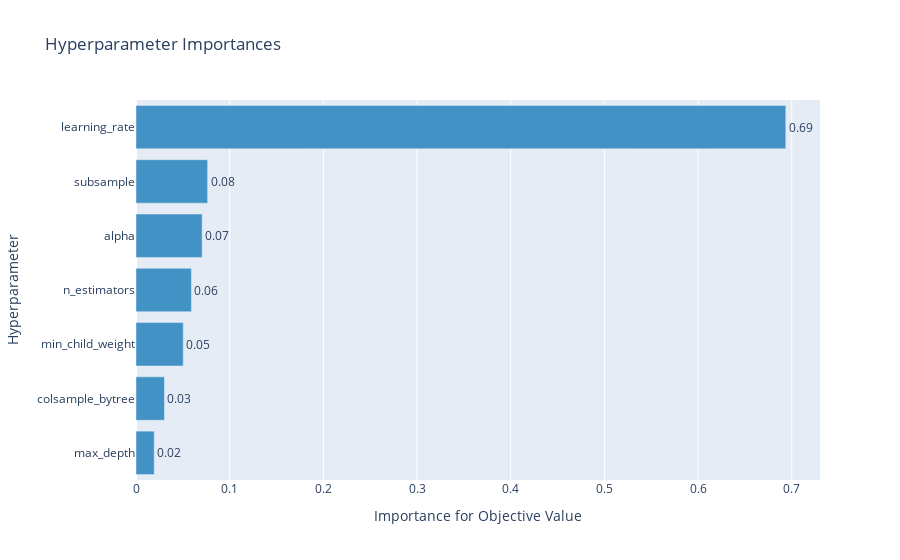

Notebook source saved alongside this figure:
### Code cell
# Visualize parameter importances.
optuna.visualization.plot_param_importances(study)

### Figure 1 — Plotly figure (JSON) as saved in the notebook; plotly's stock layout.template omitted (floating-point values rounded to 4 significant figures)
{"data": [{"cliponaxis": false, "hovertemplate": ["max_depth (IntUniformDistribution): 0.019412721634097335<extra></extra>", "colsample_bytree (UniformDistribution): 0.030369712427219902<extra></extra>", "min_child_weight (IntUniformDistribution): 0.05041526366681943<extra></extra>", "n_estimators (IntUniformDistribution): 0.05915578608802057<extra></extra>", "alpha (LogUniformDistribution): 0.07058379588005499<extra></extra>", "subsample (UniformDistribution): 0.07645665200504748<extra></extra>", "learning_rate (LogUniformDistribution): 0.6936060682987404<extra></extra>"], "marker": {"color": "rgb(66,146,198)"}, "orientation": "h", "text": ["0.019412721634097335", "0.030369712427219902", "0.05041526366681943", "0.05915578608802057", "0.07058379588005499", "0.07645665200504748", "0.6936060682987404"], "textposition": "outside", "texttemplate": "%{text:.2f}", "type": "bar", "x": [0.01941, 0.03037, 0.05042, 0.05916, 0.07058, 0.07646, 0.6936], "y": ["max_depth", "colsample_bytree", "min_child_weight", "n_estimators", "alpha", "subsample", "learning_rate"]}], "layout": {"showlegend": false, "title": {"text": "Hyperparameter Importances"}, "xaxis": {"title": {"text": "Importance for Objective Value"}}, "yaxis": {"title": {"text": "Hyperparameter"}}}}
